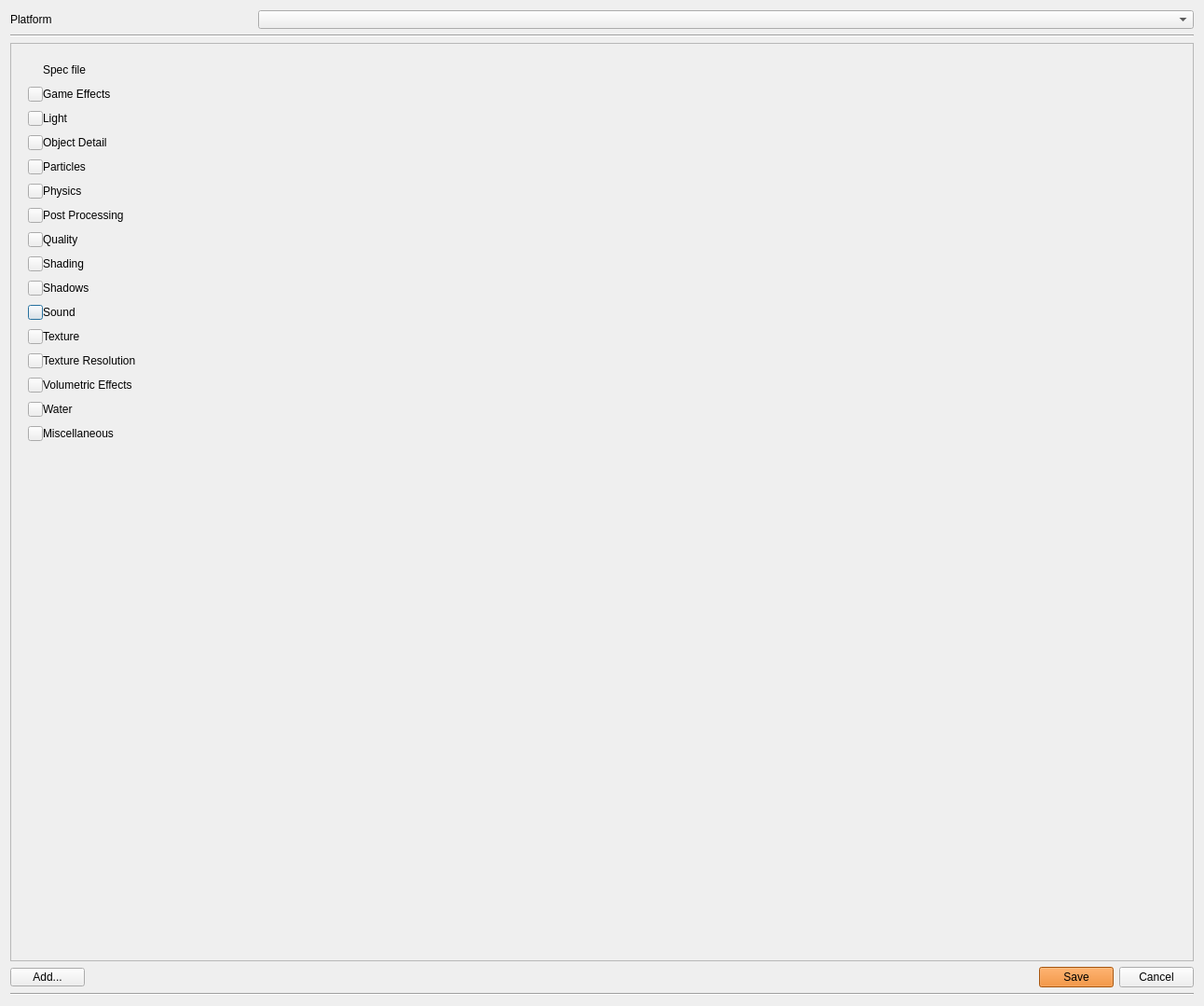
<?xml version="1.0" encoding="UTF-8"?>
<ui version="4.0">
 <class>GraphicsSettingsDialog</class>
 <widget class="QDialog" name="GraphicsSettingsDialog">
  <property name="geometry">
   <rect>
    <x>0</x>
    <y>0</y>
    <width>1292</width>
    <height>1079</height>
   </rect>
  </property>
  <property name="sizePolicy">
   <sizepolicy hsizetype="Preferred" vsizetype="Preferred">
    <horstretch>0</horstretch>
    <verstretch>0</verstretch>
   </sizepolicy>
  </property>
  <property name="minimumSize">
   <size>
    <width>800</width>
    <height>400</height>
   </size>
  </property>
  <property name="maximumSize">
   <size>
    <width>16777215</width>
    <height>16777215</height>
   </size>
  </property>
  <property name="windowTitle">
   <string>Graphics Settings</string>
  </property>
  <layout class="QVBoxLayout" name="verticalLayout">
   <item>
    <layout class="QGridLayout" name="GenralLayout">
     <property name="horizontalSpacing">
      <number>0</number>
     </property>
     <property name="verticalSpacing">
      <number>6</number>
     </property>
     <item row="2" column="1">
      <widget class="QWidget" name="Platform" native="true">
       <property name="sizePolicy">
        <sizepolicy hsizetype="Expanding" vsizetype="Fixed">
         <horstretch>0</horstretch>
         <verstretch>0</verstretch>
        </sizepolicy>
       </property>
       <property name="minimumSize">
        <size>
         <width>0</width>
         <height>20</height>
        </size>
       </property>
       <property name="maximumSize">
        <size>
         <width>16777215</width>
         <height>20</height>
        </size>
       </property>
       <layout class="QHBoxLayout" name="horizontalLayout_7">
        <property name="spacing">
         <number>0</number>
        </property>
        <property name="leftMargin">
         <number>0</number>
        </property>
        <property name="topMargin">
         <number>0</number>
        </property>
        <property name="rightMargin">
         <number>0</number>
        </property>
        <property name="bottomMargin">
         <number>0</number>
        </property>
        <item>
         <widget class="QComboBox" name="PlatformEntry"/>
        </item>
       </layout>
      </widget>
     </item>
     <item row="2" column="0">
      <widget class="QLabel" name="PlatformLabel">
       <property name="sizePolicy">
        <sizepolicy hsizetype="Preferred" vsizetype="Fixed">
         <horstretch>0</horstretch>
         <verstretch>0</verstretch>
        </sizepolicy>
       </property>
       <property name="minimumSize">
        <size>
         <width>266</width>
         <height>20</height>
        </size>
       </property>
       <property name="text">
        <string>Platform</string>
       </property>
      </widget>
     </item>
    </layout>
   </item>
   <item>
    <widget class="Line" name="line_2">
     <property name="orientation">
      <enum>Qt::Horizontal</enum>
     </property>
    </widget>
   </item>
   <item>
    <widget class="QScrollArea" name="scrollArea">
     <property name="widgetResizable">
      <bool>true</bool>
     </property>
     <widget class="QWidget" name="scrollAreaWidgetContents">
      <property name="geometry">
       <rect>
        <x>0</x>
        <y>0</y>
        <width>1272</width>
        <height>982</height>
       </rect>
      </property>
      <property name="sizePolicy">
       <sizepolicy hsizetype="Expanding" vsizetype="Expanding">
        <horstretch>0</horstretch>
        <verstretch>0</verstretch>
       </sizepolicy>
      </property>
      <layout class="QGridLayout" name="gridLayout">
       <item row="0" column="0">
        <widget class="QStackedWidget" name="stackedWidget">
         <property name="sizePolicy">
          <sizepolicy hsizetype="Expanding" vsizetype="Expanding">
           <horstretch>0</horstretch>
           <verstretch>0</verstretch>
          </sizepolicy>
         </property>
         <property name="frameShadow">
          <enum>QFrame::Plain</enum>
         </property>
         <property name="currentIndex">
          <number>0</number>
         </property>
         <widget class="QWidget" name="MainPage">
          <property name="sizePolicy">
           <sizepolicy hsizetype="Expanding" vsizetype="Expanding">
            <horstretch>0</horstretch>
            <verstretch>0</verstretch>
           </sizepolicy>
          </property>
          <layout class="QGridLayout" name="gridLayout_8">
           <item row="10" column="1">
            <layout class="QGridLayout" name="SoundLayout">
             <property name="spacing">
              <number>0</number>
             </property>
             <item row="0" column="0">
              <widget class="QPushButton" name="SoundDropdown">
               <property name="enabled">
                <bool>true</bool>
               </property>
               <property name="sizePolicy">
                <sizepolicy hsizetype="Fixed" vsizetype="Fixed">
                 <horstretch>0</horstretch>
                 <verstretch>0</verstretch>
                </sizepolicy>
               </property>
               <property name="minimumSize">
                <size>
                 <width>16</width>
                 <height>16</height>
                </size>
               </property>
               <property name="maximumSize">
                <size>
                 <width>16</width>
                 <height>16</height>
                </size>
               </property>
               <property name="text">
                <string/>
               </property>
              </widget>
             </item>
             <item row="0" column="2">
              <spacer name="horizontalSpacer_13">
               <property name="orientation">
                <enum>Qt::Horizontal</enum>
               </property>
               <property name="sizeHint" stdset="0">
                <size>
                 <width>40</width>
                 <height>0</height>
                </size>
               </property>
              </spacer>
             </item>
             <item row="0" column="1">
              <widget class="QLabel" name="SoundLabel">
               <property name="sizePolicy">
                <sizepolicy hsizetype="Minimum" vsizetype="Fixed">
                 <horstretch>0</horstretch>
                 <verstretch>0</verstretch>
                </sizepolicy>
               </property>
               <property name="minimumSize">
                <size>
                 <width>250</width>
                 <height>20</height>
                </size>
               </property>
               <property name="text">
                <string>Sound</string>
               </property>
               <property name="alignment">
                <set>Qt::AlignLeading|Qt::AlignLeft|Qt::AlignVCenter</set>
               </property>
              </widget>
             </item>
            </layout>
           </item>
           <item row="11" column="1">
            <layout class="QGridLayout" name="TextureLayout">
             <property name="spacing">
              <number>0</number>
             </property>
             <item row="0" column="0">
              <widget class="QPushButton" name="TextureDropdown">
               <property name="enabled">
                <bool>true</bool>
               </property>
               <property name="sizePolicy">
                <sizepolicy hsizetype="Fixed" vsizetype="Fixed">
                 <horstretch>0</horstretch>
                 <verstretch>0</verstretch>
                </sizepolicy>
               </property>
               <property name="minimumSize">
                <size>
                 <width>16</width>
                 <height>16</height>
                </size>
               </property>
               <property name="maximumSize">
                <size>
                 <width>16</width>
                 <height>16</height>
                </size>
               </property>
               <property name="text">
                <string/>
               </property>
              </widget>
             </item>
             <item row="0" column="2">
              <spacer name="horizontalSpacer_14">
               <property name="orientation">
                <enum>Qt::Horizontal</enum>
               </property>
               <property name="sizeHint" stdset="0">
                <size>
                 <width>40</width>
                 <height>0</height>
                </size>
               </property>
              </spacer>
             </item>
             <item row="0" column="1">
              <widget class="QLabel" name="TextureLabel">
               <property name="sizePolicy">
                <sizepolicy hsizetype="Minimum" vsizetype="Fixed">
                 <horstretch>0</horstretch>
                 <verstretch>0</verstretch>
                </sizepolicy>
               </property>
               <property name="minimumSize">
                <size>
                 <width>250</width>
                 <height>20</height>
                </size>
               </property>
               <property name="text">
                <string>Texture</string>
               </property>
               <property name="alignment">
                <set>Qt::AlignLeading|Qt::AlignLeft|Qt::AlignVCenter</set>
               </property>
              </widget>
             </item>
            </layout>
           </item>
           <item row="16" column="1">
            <spacer name="verticalSpacer">
             <property name="orientation">
              <enum>Qt::Vertical</enum>
             </property>
             <property name="sizeHint" stdset="0">
              <size>
               <width>20</width>
               <height>40</height>
              </size>
             </property>
            </spacer>
           </item>
           <item row="9" column="1">
            <layout class="QGridLayout" name="ShadowsLayout">
             <property name="spacing">
              <number>0</number>
             </property>
             <item row="0" column="0">
              <widget class="QPushButton" name="ShadowsDropdown">
               <property name="enabled">
                <bool>true</bool>
               </property>
               <property name="sizePolicy">
                <sizepolicy hsizetype="Fixed" vsizetype="Fixed">
                 <horstretch>0</horstretch>
                 <verstretch>0</verstretch>
                </sizepolicy>
               </property>
               <property name="minimumSize">
                <size>
                 <width>16</width>
                 <height>16</height>
                </size>
               </property>
               <property name="maximumSize">
                <size>
                 <width>16</width>
                 <height>16</height>
                </size>
               </property>
               <property name="text">
                <string/>
               </property>
              </widget>
             </item>
             <item row="0" column="2">
              <spacer name="horizontalSpacer_12">
               <property name="orientation">
                <enum>Qt::Horizontal</enum>
               </property>
               <property name="sizeHint" stdset="0">
                <size>
                 <width>40</width>
                 <height>0</height>
                </size>
               </property>
              </spacer>
             </item>
             <item row="0" column="1">
              <widget class="QLabel" name="ShadowsLabel">
               <property name="sizePolicy">
                <sizepolicy hsizetype="Minimum" vsizetype="Fixed">
                 <horstretch>0</horstretch>
                 <verstretch>0</verstretch>
                </sizepolicy>
               </property>
               <property name="minimumSize">
                <size>
                 <width>250</width>
                 <height>20</height>
                </size>
               </property>
               <property name="text">
                <string>Shadows</string>
               </property>
               <property name="alignment">
                <set>Qt::AlignLeading|Qt::AlignLeft|Qt::AlignVCenter</set>
               </property>
              </widget>
             </item>
            </layout>
           </item>
           <item row="3" column="1">
            <layout class="QGridLayout" name="ObjectDetailLayout">
             <property name="spacing">
              <number>0</number>
             </property>
             <item row="0" column="0">
              <widget class="QPushButton" name="ObjectDetailDropdown">
               <property name="enabled">
                <bool>true</bool>
               </property>
               <property name="sizePolicy">
                <sizepolicy hsizetype="Fixed" vsizetype="Fixed">
                 <horstretch>0</horstretch>
                 <verstretch>0</verstretch>
                </sizepolicy>
               </property>
               <property name="minimumSize">
                <size>
                 <width>16</width>
                 <height>16</height>
                </size>
               </property>
               <property name="maximumSize">
                <size>
                 <width>16</width>
                 <height>16</height>
                </size>
               </property>
               <property name="text">
                <string/>
               </property>
              </widget>
             </item>
             <item row="0" column="2">
              <spacer name="horizontalSpacer_6">
               <property name="orientation">
                <enum>Qt::Horizontal</enum>
               </property>
               <property name="sizeHint" stdset="0">
                <size>
                 <width>40</width>
                 <height>0</height>
                </size>
               </property>
              </spacer>
             </item>
             <item row="0" column="1">
              <widget class="QLabel" name="ObjectDetailLabel">
               <property name="sizePolicy">
                <sizepolicy hsizetype="Minimum" vsizetype="Fixed">
                 <horstretch>0</horstretch>
                 <verstretch>0</verstretch>
                </sizepolicy>
               </property>
               <property name="minimumSize">
                <size>
                 <width>250</width>
                 <height>20</height>
                </size>
               </property>
               <property name="text">
                <string>Object Detail</string>
               </property>
               <property name="alignment">
                <set>Qt::AlignLeading|Qt::AlignLeft|Qt::AlignVCenter</set>
               </property>
              </widget>
             </item>
            </layout>
           </item>
           <item row="14" column="1">
            <layout class="QGridLayout" name="WaterLayout">
             <property name="spacing">
              <number>0</number>
             </property>
             <item row="0" column="1">
              <widget class="QLabel" name="WaterLabel">
               <property name="sizePolicy">
                <sizepolicy hsizetype="Minimum" vsizetype="Fixed">
                 <horstretch>0</horstretch>
                 <verstretch>0</verstretch>
                </sizepolicy>
               </property>
               <property name="minimumSize">
                <size>
                 <width>250</width>
                 <height>20</height>
                </size>
               </property>
               <property name="text">
                <string>Water</string>
               </property>
               <property name="alignment">
                <set>Qt::AlignLeading|Qt::AlignLeft|Qt::AlignVCenter</set>
               </property>
              </widget>
             </item>
             <item row="0" column="2">
              <spacer name="horizontalSpacer_17">
               <property name="orientation">
                <enum>Qt::Horizontal</enum>
               </property>
               <property name="sizeHint" stdset="0">
                <size>
                 <width>40</width>
                 <height>0</height>
                </size>
               </property>
              </spacer>
             </item>
             <item row="0" column="0">
              <widget class="QPushButton" name="WaterDropdown">
               <property name="enabled">
                <bool>true</bool>
               </property>
               <property name="sizePolicy">
                <sizepolicy hsizetype="Fixed" vsizetype="Fixed">
                 <horstretch>0</horstretch>
                 <verstretch>0</verstretch>
                </sizepolicy>
               </property>
               <property name="minimumSize">
                <size>
                 <width>16</width>
                 <height>16</height>
                </size>
               </property>
               <property name="maximumSize">
                <size>
                 <width>16</width>
                 <height>16</height>
                </size>
               </property>
               <property name="text">
                <string/>
               </property>
              </widget>
             </item>
            </layout>
           </item>
           <item row="13" column="1">
            <layout class="QGridLayout" name="VolumetricEffectsLayout">
             <property name="spacing">
              <number>0</number>
             </property>
             <item row="0" column="0">
              <widget class="QPushButton" name="VolumetricEffectsDropdown">
               <property name="enabled">
                <bool>true</bool>
               </property>
               <property name="sizePolicy">
                <sizepolicy hsizetype="Fixed" vsizetype="Fixed">
                 <horstretch>0</horstretch>
                 <verstretch>0</verstretch>
                </sizepolicy>
               </property>
               <property name="minimumSize">
                <size>
                 <width>16</width>
                 <height>16</height>
                </size>
               </property>
               <property name="maximumSize">
                <size>
                 <width>16</width>
                 <height>16</height>
                </size>
               </property>
               <property name="text">
                <string/>
               </property>
              </widget>
             </item>
             <item row="0" column="2">
              <spacer name="horizontalSpacer_16">
               <property name="orientation">
                <enum>Qt::Horizontal</enum>
               </property>
               <property name="sizeHint" stdset="0">
                <size>
                 <width>40</width>
                 <height>0</height>
                </size>
               </property>
              </spacer>
             </item>
             <item row="0" column="1">
              <widget class="QLabel" name="VolumetricEffectsLabel">
               <property name="sizePolicy">
                <sizepolicy hsizetype="Minimum" vsizetype="Fixed">
                 <horstretch>0</horstretch>
                 <verstretch>0</verstretch>
                </sizepolicy>
               </property>
               <property name="minimumSize">
                <size>
                 <width>250</width>
                 <height>20</height>
                </size>
               </property>
               <property name="text">
                <string>Volumetric Effects</string>
               </property>
               <property name="alignment">
                <set>Qt::AlignLeading|Qt::AlignLeft|Qt::AlignVCenter</set>
               </property>
              </widget>
             </item>
            </layout>
           </item>
           <item row="1" column="1">
            <layout class="QGridLayout" name="GameEffectsLayout">
             <property name="spacing">
              <number>0</number>
             </property>
             <item row="0" column="2">
              <spacer name="horizontalSpacer_3">
               <property name="orientation">
                <enum>Qt::Horizontal</enum>
               </property>
               <property name="sizeHint" stdset="0">
                <size>
                 <width>40</width>
                 <height>0</height>
                </size>
               </property>
              </spacer>
             </item>
             <item row="0" column="1">
              <widget class="QLabel" name="GameEffectsLabel">
               <property name="sizePolicy">
                <sizepolicy hsizetype="Minimum" vsizetype="Fixed">
                 <horstretch>0</horstretch>
                 <verstretch>0</verstretch>
                </sizepolicy>
               </property>
               <property name="minimumSize">
                <size>
                 <width>250</width>
                 <height>20</height>
                </size>
               </property>
               <property name="text">
                <string>Game Effects</string>
               </property>
               <property name="alignment">
                <set>Qt::AlignLeading|Qt::AlignLeft|Qt::AlignVCenter</set>
               </property>
              </widget>
             </item>
             <item row="0" column="0">
              <widget class="QPushButton" name="GameEffectsDropdown">
               <property name="enabled">
                <bool>true</bool>
               </property>
               <property name="sizePolicy">
                <sizepolicy hsizetype="Fixed" vsizetype="Fixed">
                 <horstretch>0</horstretch>
                 <verstretch>0</verstretch>
                </sizepolicy>
               </property>
               <property name="minimumSize">
                <size>
                 <width>16</width>
                 <height>16</height>
                </size>
               </property>
               <property name="maximumSize">
                <size>
                 <width>16</width>
                 <height>16</height>
                </size>
               </property>
               <property name="text">
                <string/>
               </property>
              </widget>
             </item>
            </layout>
           </item>
           <item row="8" column="1">
            <layout class="QGridLayout" name="ShadingLayout">
             <property name="spacing">
              <number>0</number>
             </property>
             <item row="0" column="0">
              <widget class="QPushButton" name="ShadingDropdown">
               <property name="enabled">
                <bool>true</bool>
               </property>
               <property name="sizePolicy">
                <sizepolicy hsizetype="Fixed" vsizetype="Fixed">
                 <horstretch>0</horstretch>
                 <verstretch>0</verstretch>
                </sizepolicy>
               </property>
               <property name="minimumSize">
                <size>
                 <width>16</width>
                 <height>16</height>
                </size>
               </property>
               <property name="maximumSize">
                <size>
                 <width>16</width>
                 <height>16</height>
                </size>
               </property>
               <property name="text">
                <string/>
               </property>
              </widget>
             </item>
             <item row="0" column="2">
              <spacer name="horizontalSpacer_11">
               <property name="orientation">
                <enum>Qt::Horizontal</enum>
               </property>
               <property name="sizeHint" stdset="0">
                <size>
                 <width>40</width>
                 <height>0</height>
                </size>
               </property>
              </spacer>
             </item>
             <item row="0" column="1">
              <widget class="QLabel" name="ShadingLabel">
               <property name="sizePolicy">
                <sizepolicy hsizetype="Minimum" vsizetype="Fixed">
                 <horstretch>0</horstretch>
                 <verstretch>0</verstretch>
                </sizepolicy>
               </property>
               <property name="minimumSize">
                <size>
                 <width>250</width>
                 <height>20</height>
                </size>
               </property>
               <property name="text">
                <string>Shading</string>
               </property>
               <property name="alignment">
                <set>Qt::AlignLeading|Qt::AlignLeft|Qt::AlignVCenter</set>
               </property>
              </widget>
             </item>
            </layout>
           </item>
           <item row="2" column="1">
            <layout class="QGridLayout" name="LightLayout">
             <property name="spacing">
              <number>0</number>
             </property>
             <item row="0" column="0">
              <widget class="QPushButton" name="LightDropdown">
               <property name="enabled">
                <bool>true</bool>
               </property>
               <property name="sizePolicy">
                <sizepolicy hsizetype="Fixed" vsizetype="Fixed">
                 <horstretch>0</horstretch>
                 <verstretch>0</verstretch>
                </sizepolicy>
               </property>
               <property name="minimumSize">
                <size>
                 <width>16</width>
                 <height>16</height>
                </size>
               </property>
               <property name="maximumSize">
                <size>
                 <width>16</width>
                 <height>16</height>
                </size>
               </property>
               <property name="text">
                <string/>
               </property>
              </widget>
             </item>
             <item row="0" column="2">
              <spacer name="horizontalSpacer_5">
               <property name="orientation">
                <enum>Qt::Horizontal</enum>
               </property>
               <property name="sizeHint" stdset="0">
                <size>
                 <width>40</width>
                 <height>0</height>
                </size>
               </property>
              </spacer>
             </item>
             <item row="0" column="1">
              <widget class="QLabel" name="LightLabel">
               <property name="sizePolicy">
                <sizepolicy hsizetype="Minimum" vsizetype="Fixed">
                 <horstretch>0</horstretch>
                 <verstretch>0</verstretch>
                </sizepolicy>
               </property>
               <property name="minimumSize">
                <size>
                 <width>250</width>
                 <height>20</height>
                </size>
               </property>
               <property name="text">
                <string>Light</string>
               </property>
               <property name="alignment">
                <set>Qt::AlignLeading|Qt::AlignLeft|Qt::AlignVCenter</set>
               </property>
              </widget>
             </item>
            </layout>
           </item>
           <item row="4" column="1">
            <layout class="QGridLayout" name="ParticlesLayout">
             <property name="spacing">
              <number>0</number>
             </property>
             <item row="0" column="0">
              <widget class="QPushButton" name="ParticlesDropdown">
               <property name="enabled">
                <bool>true</bool>
               </property>
               <property name="sizePolicy">
                <sizepolicy hsizetype="Fixed" vsizetype="Fixed">
                 <horstretch>0</horstretch>
                 <verstretch>0</verstretch>
                </sizepolicy>
               </property>
               <property name="minimumSize">
                <size>
                 <width>16</width>
                 <height>16</height>
                </size>
               </property>
               <property name="maximumSize">
                <size>
                 <width>16</width>
                 <height>16</height>
                </size>
               </property>
               <property name="text">
                <string/>
               </property>
              </widget>
             </item>
             <item row="0" column="2">
              <spacer name="horizontalSpacer_7">
               <property name="orientation">
                <enum>Qt::Horizontal</enum>
               </property>
               <property name="sizeHint" stdset="0">
                <size>
                 <width>40</width>
                 <height>0</height>
                </size>
               </property>
              </spacer>
             </item>
             <item row="0" column="1">
              <widget class="QLabel" name="ParticlesLabel">
               <property name="sizePolicy">
                <sizepolicy hsizetype="Minimum" vsizetype="Fixed">
                 <horstretch>0</horstretch>
                 <verstretch>0</verstretch>
                </sizepolicy>
               </property>
               <property name="minimumSize">
                <size>
                 <width>250</width>
                 <height>20</height>
                </size>
               </property>
               <property name="text">
                <string>Particles</string>
               </property>
               <property name="alignment">
                <set>Qt::AlignLeading|Qt::AlignLeft|Qt::AlignVCenter</set>
               </property>
              </widget>
             </item>
            </layout>
           </item>
           <item row="7" column="1">
            <layout class="QGridLayout" name="QualityLayout">
             <property name="spacing">
              <number>0</number>
             </property>
             <item row="0" column="0">
              <widget class="QPushButton" name="QualityDropdown">
               <property name="enabled">
                <bool>true</bool>
               </property>
               <property name="sizePolicy">
                <sizepolicy hsizetype="Fixed" vsizetype="Fixed">
                 <horstretch>0</horstretch>
                 <verstretch>0</verstretch>
                </sizepolicy>
               </property>
               <property name="minimumSize">
                <size>
                 <width>16</width>
                 <height>16</height>
                </size>
               </property>
               <property name="maximumSize">
                <size>
                 <width>16</width>
                 <height>16</height>
                </size>
               </property>
               <property name="text">
                <string/>
               </property>
              </widget>
             </item>
             <item row="0" column="2">
              <spacer name="horizontalSpacer_10">
               <property name="orientation">
                <enum>Qt::Horizontal</enum>
               </property>
               <property name="sizeHint" stdset="0">
                <size>
                 <width>40</width>
                 <height>0</height>
                </size>
               </property>
              </spacer>
             </item>
             <item row="0" column="1">
              <widget class="QLabel" name="QualityLabel">
               <property name="sizePolicy">
                <sizepolicy hsizetype="Minimum" vsizetype="Fixed">
                 <horstretch>0</horstretch>
                 <verstretch>0</verstretch>
                </sizepolicy>
               </property>
               <property name="minimumSize">
                <size>
                 <width>250</width>
                 <height>20</height>
                </size>
               </property>
               <property name="text">
                <string>Quality</string>
               </property>
               <property name="alignment">
                <set>Qt::AlignLeading|Qt::AlignLeft|Qt::AlignVCenter</set>
               </property>
              </widget>
             </item>
            </layout>
           </item>
           <item row="5" column="1">
            <layout class="QGridLayout" name="PhysicsLayout">
             <property name="spacing">
              <number>0</number>
             </property>
             <item row="0" column="0">
              <widget class="QPushButton" name="PhysicsDropdown">
               <property name="enabled">
                <bool>true</bool>
               </property>
               <property name="sizePolicy">
                <sizepolicy hsizetype="Fixed" vsizetype="Fixed">
                 <horstretch>0</horstretch>
                 <verstretch>0</verstretch>
                </sizepolicy>
               </property>
               <property name="minimumSize">
                <size>
                 <width>16</width>
                 <height>16</height>
                </size>
               </property>
               <property name="maximumSize">
                <size>
                 <width>16</width>
                 <height>16</height>
                </size>
               </property>
               <property name="text">
                <string/>
               </property>
              </widget>
             </item>
             <item row="0" column="2">
              <spacer name="horizontalSpacer_8">
               <property name="orientation">
                <enum>Qt::Horizontal</enum>
               </property>
               <property name="sizeHint" stdset="0">
                <size>
                 <width>40</width>
                 <height>0</height>
                </size>
               </property>
              </spacer>
             </item>
             <item row="0" column="1">
              <widget class="QLabel" name="PhysicsLabel">
               <property name="sizePolicy">
                <sizepolicy hsizetype="Minimum" vsizetype="Fixed">
                 <horstretch>0</horstretch>
                 <verstretch>0</verstretch>
                </sizepolicy>
               </property>
               <property name="minimumSize">
                <size>
                 <width>250</width>
                 <height>20</height>
                </size>
               </property>
               <property name="text">
                <string>Physics</string>
               </property>
               <property name="alignment">
                <set>Qt::AlignLeading|Qt::AlignLeft|Qt::AlignVCenter</set>
               </property>
              </widget>
             </item>
            </layout>
           </item>
           <item row="6" column="1">
            <layout class="QGridLayout" name="PostProcessingLayout">
             <property name="spacing">
              <number>0</number>
             </property>
             <item row="0" column="0">
              <widget class="QPushButton" name="PostProcessingDropdown">
               <property name="enabled">
                <bool>true</bool>
               </property>
               <property name="sizePolicy">
                <sizepolicy hsizetype="Fixed" vsizetype="Fixed">
                 <horstretch>0</horstretch>
                 <verstretch>0</verstretch>
                </sizepolicy>
               </property>
               <property name="minimumSize">
                <size>
                 <width>16</width>
                 <height>16</height>
                </size>
               </property>
               <property name="maximumSize">
                <size>
                 <width>16</width>
                 <height>16</height>
                </size>
               </property>
               <property name="text">
                <string/>
               </property>
              </widget>
             </item>
             <item row="0" column="2">
              <spacer name="horizontalSpacer_9">
               <property name="orientation">
                <enum>Qt::Horizontal</enum>
               </property>
               <property name="sizeHint" stdset="0">
                <size>
                 <width>40</width>
                 <height>0</height>
                </size>
               </property>
              </spacer>
             </item>
             <item row="0" column="1">
              <widget class="QLabel" name="PostProcessingLabel">
               <property name="sizePolicy">
                <sizepolicy hsizetype="Minimum" vsizetype="Fixed">
                 <horstretch>0</horstretch>
                 <verstretch>0</verstretch>
                </sizepolicy>
               </property>
               <property name="minimumSize">
                <size>
                 <width>250</width>
                 <height>20</height>
                </size>
               </property>
               <property name="text">
                <string>Post Processing</string>
               </property>
               <property name="alignment">
                <set>Qt::AlignLeading|Qt::AlignLeft|Qt::AlignVCenter</set>
               </property>
              </widget>
             </item>
            </layout>
           </item>
           <item row="15" column="1">
            <layout class="QGridLayout" name="MiscellaneousLayout">
             <property name="spacing">
              <number>0</number>
             </property>
             <item row="0" column="0">
              <widget class="QPushButton" name="MiscellaneousDropdown">
               <property name="enabled">
                <bool>true</bool>
               </property>
               <property name="sizePolicy">
                <sizepolicy hsizetype="Fixed" vsizetype="Fixed">
                 <horstretch>0</horstretch>
                 <verstretch>0</verstretch>
                </sizepolicy>
               </property>
               <property name="minimumSize">
                <size>
                 <width>16</width>
                 <height>16</height>
                </size>
               </property>
               <property name="maximumSize">
                <size>
                 <width>16</width>
                 <height>16</height>
                </size>
               </property>
               <property name="text">
                <string/>
               </property>
              </widget>
             </item>
             <item row="0" column="2">
              <spacer name="horizontalSpacer_19">
               <property name="orientation">
                <enum>Qt::Horizontal</enum>
               </property>
               <property name="sizeHint" stdset="0">
                <size>
                 <width>40</width>
                 <height>0</height>
                </size>
               </property>
              </spacer>
             </item>
             <item row="0" column="1">
              <widget class="QLabel" name="MiscellaneousLabel">
               <property name="sizePolicy">
                <sizepolicy hsizetype="Minimum" vsizetype="Fixed">
                 <horstretch>0</horstretch>
                 <verstretch>0</verstretch>
                </sizepolicy>
               </property>
               <property name="minimumSize">
                <size>
                 <width>250</width>
                 <height>20</height>
                </size>
               </property>
               <property name="text">
                <string>Miscellaneous</string>
               </property>
               <property name="alignment">
                <set>Qt::AlignLeading|Qt::AlignLeft|Qt::AlignVCenter</set>
               </property>
              </widget>
             </item>
            </layout>
           </item>
           <item row="12" column="1">
            <layout class="QGridLayout" name="TextureResolutionLayout">
             <property name="spacing">
              <number>0</number>
             </property>
             <item row="0" column="0">
              <widget class="QPushButton" name="TextureResolutionDropdown">
               <property name="enabled">
                <bool>true</bool>
               </property>
               <property name="sizePolicy">
                <sizepolicy hsizetype="Fixed" vsizetype="Fixed">
                 <horstretch>0</horstretch>
                 <verstretch>0</verstretch>
                </sizepolicy>
               </property>
               <property name="minimumSize">
                <size>
                 <width>16</width>
                 <height>16</height>
                </size>
               </property>
               <property name="maximumSize">
                <size>
                 <width>16</width>
                 <height>16</height>
                </size>
               </property>
               <property name="text">
                <string/>
               </property>
              </widget>
             </item>
             <item row="0" column="2">
              <spacer name="horizontalSpacer_15">
               <property name="orientation">
                <enum>Qt::Horizontal</enum>
               </property>
               <property name="sizeHint" stdset="0">
                <size>
                 <width>40</width>
                 <height>0</height>
                </size>
               </property>
              </spacer>
             </item>
             <item row="0" column="1">
              <widget class="QLabel" name="TextureResolutionLabel">
               <property name="sizePolicy">
                <sizepolicy hsizetype="Minimum" vsizetype="Fixed">
                 <horstretch>0</horstretch>
                 <verstretch>0</verstretch>
                </sizepolicy>
               </property>
               <property name="minimumSize">
                <size>
                 <width>250</width>
                 <height>20</height>
                </size>
               </property>
               <property name="text">
                <string>Texture Resolution</string>
               </property>
               <property name="alignment">
                <set>Qt::AlignLeading|Qt::AlignLeft|Qt::AlignVCenter</set>
               </property>
              </widget>
             </item>
            </layout>
           </item>
           <item row="0" column="1">
            <layout class="QGridLayout" name="SpecFileHeaderLayout" columnstretch="0,0,0">
             <property name="spacing">
              <number>0</number>
             </property>
             <item row="0" column="2">
              <spacer name="SpecFileHeaderSpacer">
               <property name="orientation">
                <enum>Qt::Horizontal</enum>
               </property>
               <property name="sizeHint" stdset="0">
                <size>
                 <width>40</width>
                 <height>0</height>
                </size>
               </property>
              </spacer>
             </item>
             <item row="0" column="1">
              <widget class="QLabel" name="SpecFileHeaderLabel">
               <property name="sizePolicy">
                <sizepolicy hsizetype="Minimum" vsizetype="Fixed">
                 <horstretch>0</horstretch>
                 <verstretch>0</verstretch>
                </sizepolicy>
               </property>
               <property name="minimumSize">
                <size>
                 <width>250</width>
                 <height>20</height>
                </size>
               </property>
               <property name="text">
                <string>Spec file</string>
               </property>
              </widget>
             </item>
             <item row="0" column="0">
              <spacer name="horizontalSpacer_2">
               <property name="orientation">
                <enum>Qt::Horizontal</enum>
               </property>
               <property name="sizeType">
                <enum>QSizePolicy::Fixed</enum>
               </property>
               <property name="sizeHint" stdset="0">
                <size>
                 <width>16</width>
                 <height>20</height>
                </size>
               </property>
              </spacer>
             </item>
            </layout>
           </item>
          </layout>
         </widget>
        </widget>
       </item>
      </layout>
     </widget>
    </widget>
   </item>
   <item>
    <layout class="QHBoxLayout" name="horizontalLayout">
     <item>
      <widget class="QPushButton" name="SelectCustomSpecButton">
       <property name="minimumSize">
        <size>
         <width>20</width>
         <height>0</height>
        </size>
       </property>
       <property name="maximumSize">
        <size>
         <width>16777215</width>
         <height>20</height>
        </size>
       </property>
       <property name="text">
        <string>Add...</string>
       </property>
       <property name="default">
        <bool>false</bool>
       </property>
       <property name="flat">
        <bool>false</bool>
       </property>
      </widget>
     </item>
     <item>
      <spacer name="horizontalSpacer">
       <property name="orientation">
        <enum>Qt::Horizontal</enum>
       </property>
       <property name="sizeHint" stdset="0">
        <size>
         <width>40</width>
         <height>20</height>
        </size>
       </property>
      </spacer>
     </item>
     <item>
      <widget class="QPushButton" name="ApplyButton">
       <property name="sizePolicy">
        <sizepolicy hsizetype="Fixed" vsizetype="Fixed">
         <horstretch>0</horstretch>
         <verstretch>0</verstretch>
        </sizepolicy>
       </property>
       <property name="styleSheet">
        <string notr="true">background-color: rgb(233, 118, 17);</string>
       </property>
       <property name="text">
        <string>Save</string>
       </property>
      </widget>
     </item>
     <item>
      <widget class="QPushButton" name="CancelButton">
       <property name="sizePolicy">
        <sizepolicy hsizetype="Fixed" vsizetype="Fixed">
         <horstretch>0</horstretch>
         <verstretch>0</verstretch>
        </sizepolicy>
       </property>
       <property name="text">
        <string>Cancel</string>
       </property>
      </widget>
     </item>
    </layout>
   </item>
   <item>
    <widget class="Line" name="line">
     <property name="orientation">
      <enum>Qt::Horizontal</enum>
     </property>
    </widget>
   </item>
  </layout>
  <zorder>line</zorder>
  <zorder>scrollArea</zorder>
  <zorder>line_2</zorder>
 </widget>
 <tabstops>
  <tabstop>CancelButton</tabstop>
  <tabstop>ApplyButton</tabstop>
  <tabstop>scrollArea</tabstop>
 </tabstops>
 <resources/>
 <connections/>
</ui>
